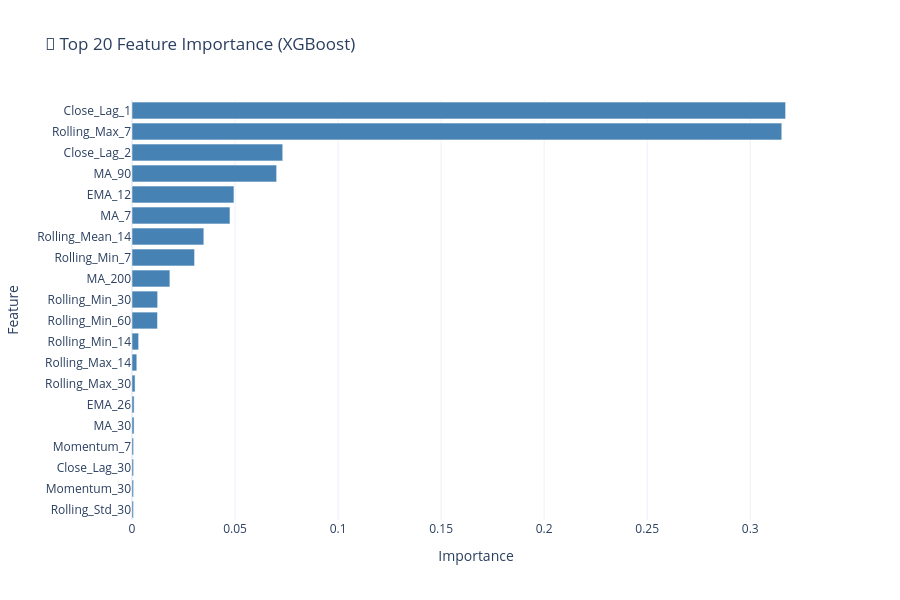

Notebook code cell kept with this figure:
### Code cell
# Feature Importance
feature_importance = pd.DataFrame({
    'Feature': feature_cols,
    'Importance': xgb_model.feature_importances_
}).sort_values('Importance', ascending=False).head(20)

fig = go.Figure(go.Bar(
    x=feature_importance['Importance'],
    y=feature_importance['Feature'],
    orientation='h',
    marker_color='steelblue'
))

fig.update_layout(
    title='🎯 Top 20 Feature Importance (XGBoost)',
    xaxis_title='Importance',
    yaxis_title='Feature',
    height=600,
    template='plotly_white',
    yaxis={'categoryorder':'total ascending'}
)
fig.show()

### Figure 1 — Plotly figure (JSON) as saved in the notebook; plotly's stock layout.template omitted (floating-point values rounded to 4 significant figures)
{"data": [{"marker": {"color": "steelblue"}, "orientation": "h", "type": "bar", "x": [0.3172, 0.3153, 0.07314, 0.07018, 0.04947, 0.04754, 0.03485, 0.03036, 0.01838, 0.01245, 0.01237, 0.003216, 0.002329, 0.00148, 0.001019, 0.001001, 0.0007782, 0.0007763, 0.0007698, 0.0007233], "y": ["Close_Lag_1", "Rolling_Max_7", "Close_Lag_2", "MA_90", "EMA_12", "MA_7", "Rolling_Mean_14", "Rolling_Min_7", "MA_200", "Rolling_Min_30", "Rolling_Min_60", "Rolling_Min_14", "Rolling_Max_14", "Rolling_Max_30", "EMA_26", "MA_30", "Momentum_7", "Close_Lag_30", "Momentum_30", "Rolling_Std_30"]}], "layout": {"height": 600, "title": {"text": "🎯 Top 20 Feature Importance (XGBoost)"}, "xaxis": {"title": {"text": "Importance"}}, "yaxis": {"categoryorder": "total ascending", "title": {"text": "Feature"}}}}
